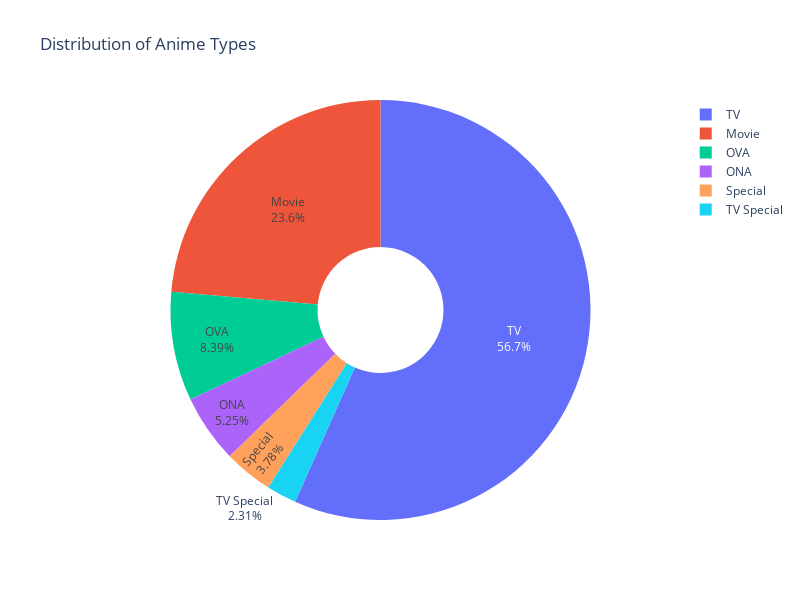

The cell this chart's notebook holds for it:
### Code cell
type_counts_df = type_counts.reset_index()
type_counts_df.columns = ['Type', 'Count']
fig = px.pie(type_counts_df, names='Type', values='Count', title='Distribution of Anime Types')
fig.update_traces(textinfo='percent+label', hole=0.3)
fig.update_layout(width=800, height=600)
fig.show()

### Figure 1 — Plotly figure (JSON) as saved in the notebook; plotly's stock layout.template omitted (floating-point values rounded to 4 significant figures)
{"data": [{"domain": {"x": [0, 1], "y": [0, 1]}, "hole": 0.3, "hovertemplate": "Type=%{label}<br>Count=%{value}<extra></extra>", "labels": ["TV", "Movie", "OVA", "ONA", "Special", "TV Special"], "legendgroup": "", "name": "", "showlegend": true, "textinfo": "percent+label", "type": "pie", "values": [540, 225, 80, 50, 36, 22]}], "layout": {"height": 600, "legend": {"tracegroupgap": 0}, "title": {"text": "Distribution of Anime Types"}, "width": 800}}
